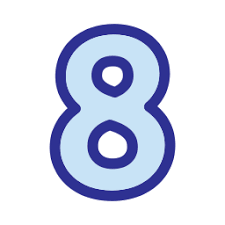
#> input picture TamrinMabahesVigheh/eight.tif, 225 x 225 px
$ python Tamrin2_3.py
#> lines starting #> are read from the running program, lines starting #| are printed output that depends on the picture
import cv2
import numpy as np
import matplotlib.pyplot as plt

# خواندن تصویر به صورت خاکستری
img = cv2.imread('eight.tif', cv2.IMREAD_GRAYSCALE)
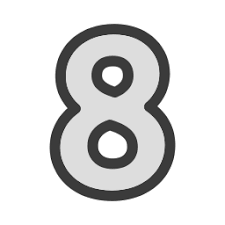
#> img: shape (225, 225); min 26, max 255, mean 219.4

# بررسی بارگذاری تصویر
if img is None:
    raise ValueError("تصویر eight.tif پیدا نشد!")

# اضافه کردن نویز Salt & Pepper با شدت 0.03
def salt_pepper_noise(image, amount):
#> called with amount = 0.03
    noisy = image.copy()
    h, w = image.shape
#> h = 225; w = 225
    num_pixels = int(amount * h * w)
#> num_pixels = 1518

    # نویز نمک (سفید)
    coords = [np.random.randint(0, i, num_pixels) for i in image.shape]
    noisy[coords[0], coords[1]] = 255

    # نویز فلفل (سیاه)
    coords = [np.random.randint(0, i, num_pixels) for i in image.shape]
    noisy[coords[0], coords[1]] = 0
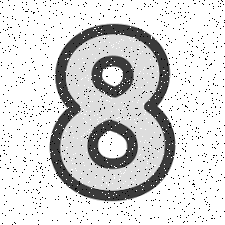
#> noisy: shape (225, 225); min 0, max 255, mean 214

    return noisy

noisy_img = salt_pepper_noise(img, 0.03)

# فیلتر میانگین 3×3
avg_img = cv2.blur(noisy_img, (3, 3))
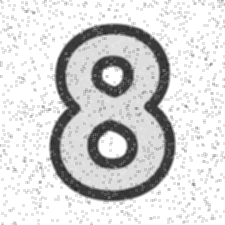
#> avg_img: shape (225, 225); min 37, max 255, mean 214.1

# فیلتر میانه 3×3
median_img = cv2.medianBlur(noisy_img, 3)

# فیلتر ماکزیمم 3×3
kernel = np.ones((3, 3), np.uint8)
max_img = cv2.dilate(noisy_img, kernel)
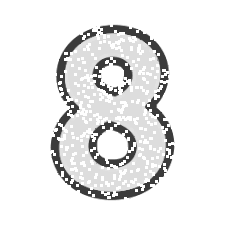
#> max_img: shape (225, 225); min 59, max 255, mean 233.2

# فیلتر مینیمم 3×3
min_img = cv2.erode(noisy_img, kernel)
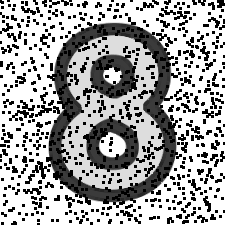
#> min_img: shape (225, 225); min 0, max 255, mean 162.3

# نمایش نتایج
plt.figure(figsize=(12, 6))

plt.subplot(2, 3, 1)
plt.imshow(img, cmap='gray')
plt.title('Original Image')
plt.axis('off')

plt.subplot(2, 3, 2)
plt.imshow(noisy_img, cmap='gray')
plt.title('Salt & Pepper Noise (0.03)')
plt.axis('off')

plt.subplot(2, 3, 3)
plt.imshow(avg_img, cmap='gray')
plt.title('Average Filter 3×3')
plt.axis('off')

plt.subplot(2, 3, 4)
plt.imshow(median_img, cmap='gray')
plt.title('Median Filter 3×3')
plt.axis('off')

plt.subplot(2, 3, 5)
plt.imshow(max_img, cmap='gray')
plt.title('Max Filter 3×3')
plt.axis('off')

plt.subplot(2, 3, 6)
plt.imshow(min_img, cmap='gray')
plt.title('Min Filter 3×3')
plt.axis('off')

plt.tight_layout()
plt.show()
